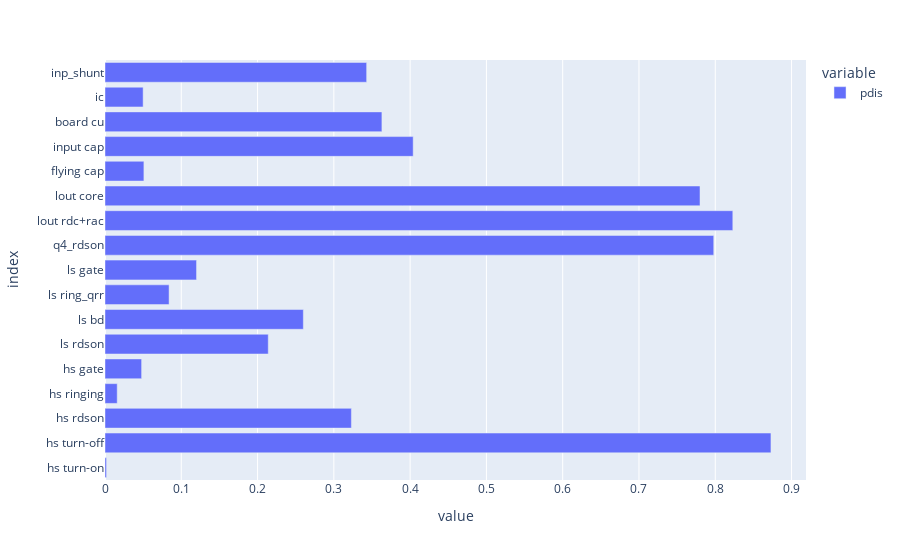

The code cell stored with this chart in its notebook:
### Code cell
df=pd.DataFrame.from_dict(b_loss.p_summary,orient='index',columns=['pdis'])
fig=px.bar(df,orientation='h')
fig.show()

### Figure 1 — Plotly figure (JSON) as saved in the notebook; plotly's stock layout.template omitted (floating-point values rounded to 4 significant figures)
{"data": [{"alignmentgroup": "True", "hovertemplate": "variable=pdis<br>value=%{x}<br>index=%{y}<extra></extra>", "legendgroup": "pdis", "marker": {"color": "#636efa", "pattern": {"shape": ""}}, "name": "pdis", "offsetgroup": "pdis", "orientation": "h", "showlegend": true, "textposition": "auto", "type": "bar", "x": [0.002, 0.873, 0.323, 0.016, 0.048, 0.214, 0.26, 0.084, 0.12, 0.798, 0.823, 0.78, 0.051, 0.404, 0.363, 0.05, 0.343], "xaxis": "x", "y": ["hs turn-on", "hs turn-off", "hs rdson", "hs ringing", "hs gate", "ls rdson", "ls bd", "ls ring_qrr", "ls gate", "q4_rdson", "lout rdc+rac", "lout core", "flying cap", "input cap", "board cu", "ic", "inp_shunt"], "yaxis": "y"}], "layout": {"autosize": true, "barmode": "relative", "legend": {"title": {"text": "variable"}, "tracegroupgap": 0}, "margin": {"t": 60}, "xaxis": {"anchor": "y", "autorange": true, "domain": [0, 1], "range": [0, 0.9189], "title": {"text": "value"}, "type": "linear"}, "yaxis": {"anchor": "x", "autorange": true, "domain": [0, 1], "range": [-0.5, 16.5], "title": {"text": "index"}, "type": "category"}}}
